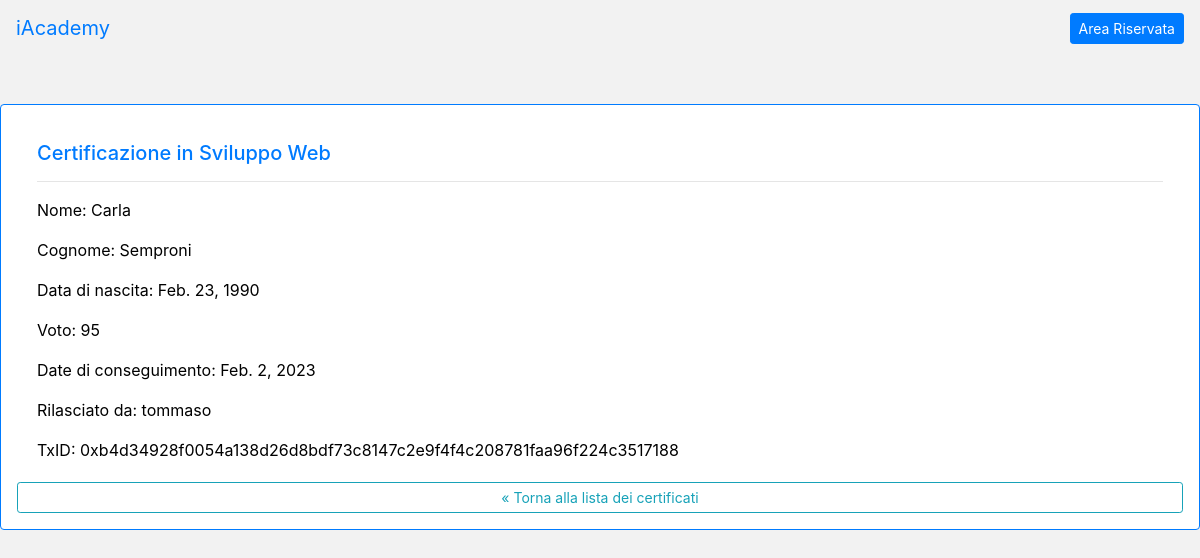
The app's page /certificate-detail/11/ with its own data.
### iacademy/models.py (models this page shows, shortened)
class Certificate(models.Model):
    name = models.CharField(max_length=100)
    surname = models.CharField(max_length=100)
    date_of_birth = models.DateField(null=True, blank=True)
    grade = models.IntegerField()
    subject = models.CharField(max_length=200, null=True, blank=True)
    author = models.ForeignKey(User, on_delete=models.CASCADE)
    date_of_creation = models.DateField(default=timezone.localdate())
    transaction_id = models.TextField(null=True, blank=True, editable=False)

### iacademy/views.py (the view)
# urls.py: path('certificate-detail/<int:pk>/', CertificateDetailView.as_view(), name='certificate-detail'),
class CertificateDetailView(DetailView):
    template_name = 'iacademy/certificate_detail.html'
    model = Certificate

### iacademy/templates/iacademy/certificate_detail.html
{% extends 'iacademy/base.html' %}
{% block content %}
{% if object %}
    <div class="conteiner d-flex card border-primary mb-3 mt-5 ml-auto mr-auto p-3" style="max-width: 80rem;">
      <div class="card-body text-primary">
        <h5 class="card-title">Certificazione in {{object.subject}}</h5>
        <hr>
        <p class="card-text">Nome: {{ object.name }}</p>
        <p class="card-text">Cognome: {{ object.surname }}</p>
        <p class="card-text">Data di nascita: {{ object.date_of_birth }}</p>
        <p class="card-text">Voto: {{ object.grade }}</p>
        <p class="card-text">Date di conseguimento: {{ object.date_of_creation }}</p>
        <p class="card-text">Rilasciato da: {{ object.author }}</p>
        <p class="card-text">TxID: {{ object.transaction_id }}</p>
      </div>
      <a href="{% url 'certificate-list' %}" class="btn btn-outline-info btn-sm">&laquo; Torna alla lista dei certificati</a>
    </div>
    {% else %}
        <div class="alert alert-danger" role="alert">
            There isn't any certificate with this transaction hash, please check that you typed correct and try again.
        </div>
    {% endif %}
{% endblock %}

### iacademy/templates/iacademy/base.html (style rules this page uses)
body { background-color: #f2f2f2; }
h1, h2, p { color: black; }

### records on screen
Certificate: subject "Sviluppo Web", name "Carla", surname "Semproni", date_of_birth "Feb. 23, 1990", grade "95", date_of_creation "Feb. 2, 2023", author "tommaso", transaction_id "0xb4d34928f0054a138d26d8bdf73c8147c2e9f4f4c208781faa96f224c3517188"
